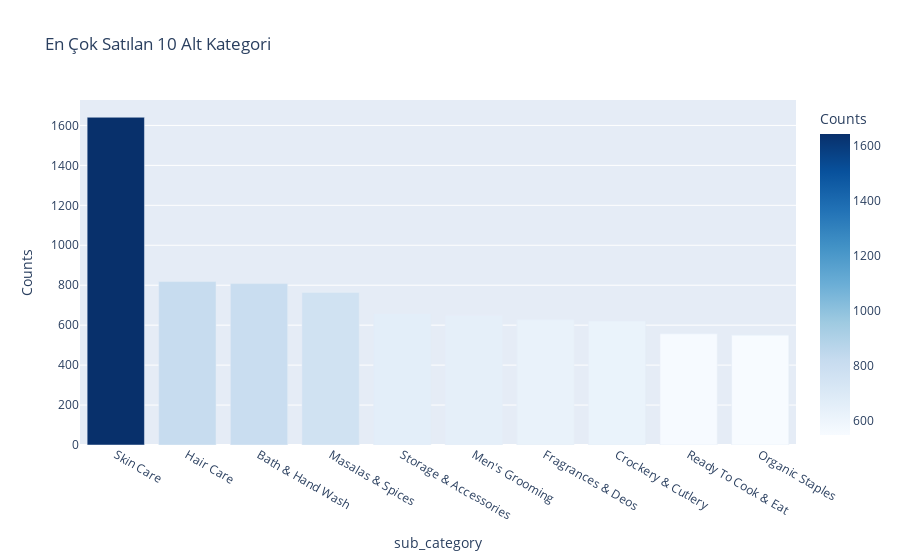

Notebook source saved alongside this figure:
### Code cell
counts = df['sub_category'].value_counts()
count_percentage = df['sub_category'].value_counts(1)*100
counts_df = pd.DataFrame({'sub_category':counts.index,'Counts':counts.values,'Percent':np.round(count_percentage.values,2)})
print('Alt Kategori Sayısı',df['sub_category'].nunique())

print('------------------------------------\n')
print('En Çok Satılan 10 Alt Kategori')
display(counts_df.head(10))

print('------------------------------------\n')
print('En Az Satılan 10 Alt Kategori')
display(counts_df.tail(10))

px.bar(data_frame=counts_df[:10],
 x='sub_category',
 y='Counts',
 color='Counts',
 color_continuous_scale='blues',
 title=f'En Çok Satılan 10 Alt Kategori')

### Figure 1 — Plotly figure (JSON) as saved in the notebook; plotly's stock layout.template omitted (floating-point values rounded to 4 significant figures)
{"data": [{"alignmentgroup": "True", "hovertemplate": "sub_category=%{x}<br>Counts=%{marker.color}<extra></extra>", "legendgroup": "", "marker": {"color": [1641, 818, 808, 764, 658, 649, 627, 621, 557, 550], "coloraxis": "coloraxis"}, "name": "", "offsetgroup": "", "orientation": "v", "showlegend": false, "textposition": "auto", "type": "bar", "x": ["Skin Care", "Hair Care", "Bath & Hand Wash", "Masalas & Spices", "Storage & Accessories", "Men's Grooming", "Fragrances & Deos", "Crockery & Cutlery", "Ready To Cook & Eat", "Organic Staples"], "xaxis": "x", "y": [1641, 818, 808, 764, 658, 649, 627, 621, 557, 550], "yaxis": "y"}], "layout": {"barmode": "relative", "coloraxis": {"colorbar": {"title": {"text": "Counts"}}, "colorscale": [[0, "rgb(247,251,255)"], [0.125, "rgb(222,235,247)"], [0.25, "rgb(198,219,239)"], [0.375, "rgb(158,202,225)"], [0.5, "rgb(107,174,214)"], [0.625, "rgb(66,146,198)"], [0.75, "rgb(33,113,181)"], [0.875, "rgb(8,81,156)"], [1, "rgb(8,48,107)"]]}, "legend": {"tracegroupgap": 0}, "title": {"text": "En Çok Satılan 10 Alt Kategori"}, "xaxis": {"anchor": "y", "domain": [0, 1], "title": {"text": "sub_category"}}, "yaxis": {"anchor": "x", "domain": [0, 1], "title": {"text": "Counts"}}}}
